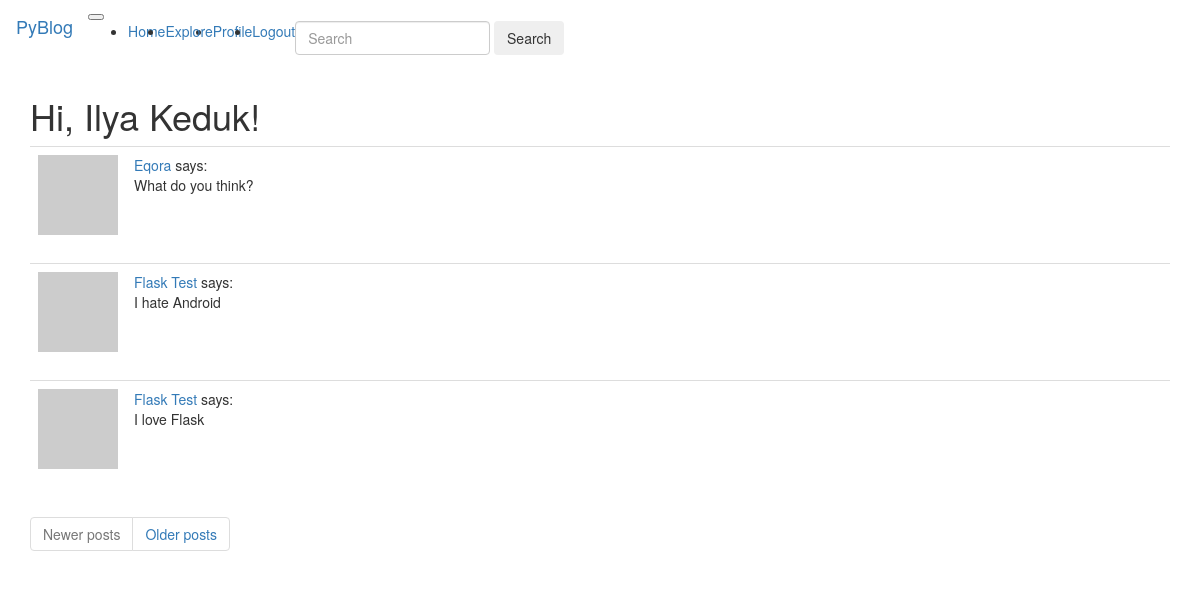
Page /explore (signed in) on the committed database.
### app/models.py (models this page shows, shortened)
class User(UserMixin, db.Model):
    id = db.Column(db.Integer, primary_key=True)
    username = db.Column(db.String(64), index=True, unique=True)
    email = db.Column(db.String(120), index=True, unique=True)
    password_hash = db.Column(db.String(128))
    posts = db.relationship('Post', backref='author', lazy='dynamic')
    about_me = db.Column(db.String(140))
    last_seen = db.Column(db.DateTime, default=datetime.utcnow)
    followed = db.relationship(
        'User', secondary=followers,
        primaryjoin=(followers.c.follower_id == id),
        secondaryjoin=(followers.c.followed_id == id),
        backref=db.backref('followers', lazy='dynamic'), lazy='dynamic'
    )
    def avatar(self, size):
        digest = md5(self.email.lower().encode('utf-8')).hexdigest()
        return 'https://www.gravatar.com/avatar/{}?d=identicon&s={}'.format(digest, size)

class Post(db.Model):
    id = db.Column(db.Integer, primary_key=True)
    body = db.Column(db.String(140))
    timestamp = db.Column(db.DateTime, index=True, default=datetime.utcnow)
    user_id = db.Column(db.Integer, db.ForeignKey('user.id'))

### app/routes.py (the view)
@app.route('/explore')
@login_required
def explore():
    page = request.args.get('page', 1, type=int)
    posts = Post.query.order_by(Post.timestamp.desc()).paginate(
        page, app.config['POSTS_PER_PAGE'], False
    )
    next_url = url_for('explore', page=posts.next_num) \
        if posts.has_next else None
    prev_url = url_for('explore', page=posts.prev_num) \
        if posts.has_prev else None
    return render_template('index.html', title ='Explore', posts=posts.items, next_url=next_url, prev_url=prev_url)

### app/models.py (called while the page is built)
@login.user_loader
def load_user(id):
    return User.query.get(int(id))

### app/routes.py (called while the page is built)
@app.before_request
def before_request():
    if current_user.is_authenticated:
        current_user.last_seen = datetime.utcnow()
        db.session.commit()

### app/templates/index.html (shortened to what this page needs)
{% extends "base.html" %}
{% import 'bootstrap/wtf.html' as wtf %}
{% block app_content %}
    <h1>Hi, {{ current_user.username }}!</h1>
    {% for post in posts %}
        {% include '_post.html' %}
    {% endfor %}
    <nav aria-label="Page navigation example">
        <ul class="pagination">
            <li class="page-item {% if not prev_url %} disabled {% endif %}">
                <a class="page-link" href="{{ prev_url or '#' }}" tabindex="-1">Newer posts</a>
            </li>
            <li class="page-item {% if not next_url %} disabled {% endif %}">
                <a class="page-link" href="{{ next_url or '#' }}">Older posts</a>
            </li>
        </ul>
    </nav>
{% endblock %}

### app/templates/_post.html
<table class="table table-hover">
        <tr>
            <td width="70px">
                <a href="{{ url_for('user', username=post.author.username) }}">
                    <img src="{{ post.author.avatar(70) }}" />
                </a>
            </td>
            <td>
                <a href="{{ url_for('user', username=post.author.username) }}">
                    {{ post.author.username }}
                </a>
                says:
                <br>
                {{ post.body }}
            </td>
        </tr>
    </table>

### rows in the picture
User: username "Ilya Keduk"
Post: author.username "Eqora", body "What do you think?"
Post: author.username "Flask Test", body "I hate Android"
Post: author.username "Flask Test", body "I love Flask"
